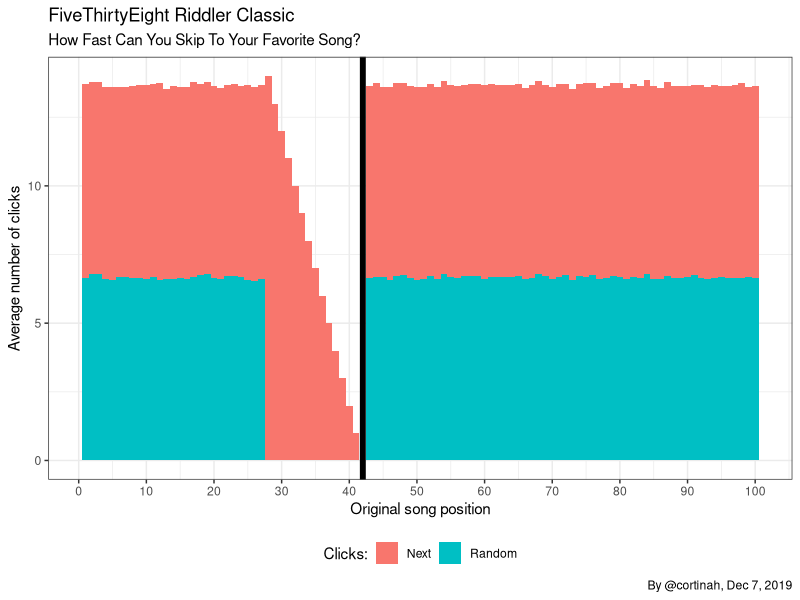

The R source for this figure:
## ---- chunk 1
library(tidyverse)

playlist <- function(rounds=100){
  
  results <- matrix(NA, ncol=3, nrow = rounds)
  colnames(results) <- c('origin', 'arrows', 'randoms')
  
  for (i in seq_len(rounds)) {
    original_position <- sample.int(n = 100, size = 1)
    random_clicks <- arrow_clicks <- 0
    results[i, 1] <- original_position
    
    while ((original_position > 42) | (original_position < 28))  {
    
        random_clicks <- random_clicks + 1
        original_position <- sample.int(n = 100, size = 1)
      }
    arrow_clicks <- (42 - original_position)
    results[i, 2:3] <- c(arrow_clicks, random_clicks)
    }
  return(as.data.frame(results))
}

plays <- playlist(1000000)

plays_sum <- plays %>% group_by(origin) %>%
  summarize(arrows=mean(arrows), randoms=mean(randoms))
  
plays %>% summarize(clicks=round(mean(arrows+randoms),1))
## ---- chunk 2
plays_sum %>% 
  gather(variable, value, 2:3) %>% 
  ggplot(aes(x = origin, y = value, fill = variable)) + 
  geom_bar(stat = "identity", width = 1) +theme_bw() +
  labs(title='FiveThirtyEight Riddler Classic', subtitle='How Fast Can You Skip To Your Favorite Song?',
       x='Original song position',y='Average number of clicks', caption = 'By @cortinah, Dec 7, 2019',
       fill='Clicks:') + theme(legend.position = 'bottom') +
  scale_fill_discrete(labels = c("Next", "Random")) +
  geom_vline(xintercept = 42, size=2) +scale_x_continuous(breaks=seq(0, 100, 10))
